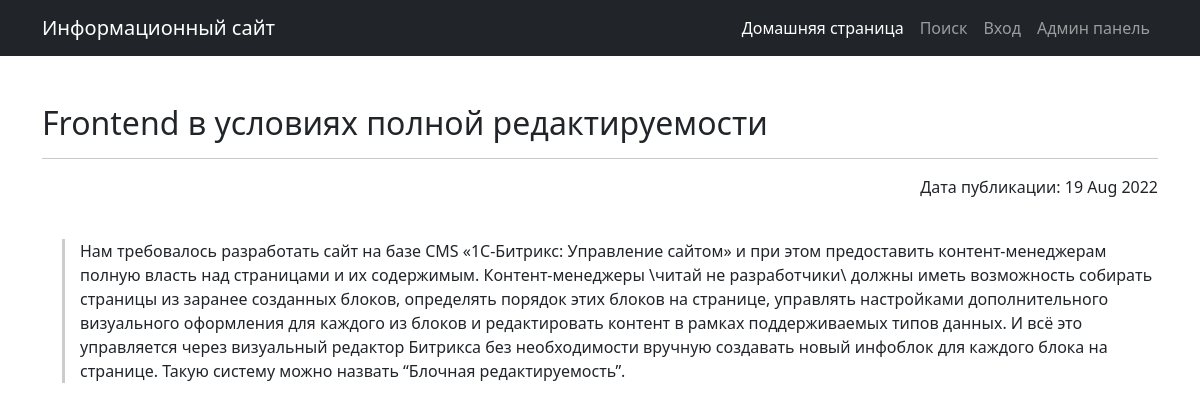
The page /news/1 on the database as committed earlier.
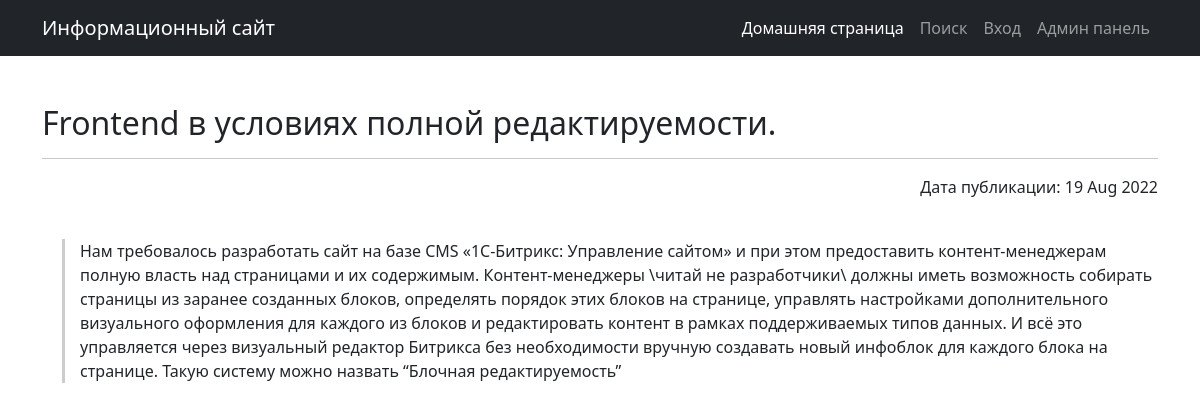
The same page on the database as committed later.
### news/models.py (models this page shows, shortened)
class Post(models.Model):
    ARTICLE = 'AR'
    NEWS = 'NW'
    TYPES = [
        (ARTICLE, "Пост"),
        (NEWS, "Новость")
    ]
    title = models.CharField(max_length=254)
    content = models.TextField()
    rating = models.IntegerField(default=0)
    type = models.CharField(max_length=10,
                            choices=TYPES,
                            blank=True,
                            null=True,
                            default='post'
                            )
    cr_time = models.DateTimeField(auto_now_add=True)
    postAuthor = models.ForeignKey(Author, on_delete=models.RESTRICT)
    category = models.ManyToManyField(Category, through='PostCategory')
    class Meta:
        verbose_name = "Пост"
        verbose_name_plural = "Посты"

### news/views.py (the view)
# urls.py: path('<int:id>', SpecialPost.as_view(), name='special_post'),
class SpecialPost(DetailView):
    model = Post
    ordering = 'cr_time'
    template_name = 'specialpost.html'
    context_object_name = 'specialpost'
    pk_url_kwarg = 'id'

### news/templatetags/custom_filters.py (called while the page is built)
@register.filter()
def censor(value:str, symbol='*')->str:
    badwords_in_text = set(value.split( )) & set(BADWORDS)  #  Список нецензурных слов в тексте путем пересечения множеств
    if badwords_in_text:
        for badword in badwords_in_text:
            censored = badword[0] + (len(badword) - 1) * symbol
            value = value.replace(badword, censored)
    return value

@register.filter()
def typetorus(type_value):
    types = {'AR': "Пост", 'NW': "Новость"}
    return types[type_value]

### news/templates/news/specialpost.html (shortened to what this page needs)
{% extends 'flatpages/default.html' %}
{% load custom_filters %}
{% block content %}
<h2 align="left">{{ specialpost.title|censor:'*' }}</h2>
<hr>
<p align="right" autofocus>Дата публикации: {{ specialpost.cr_time|date:"d M Y" }}</p>
<p class="line" align="left"> {{ specialpost.content|censor:'*' }} </p>
{% endblock content %}

Rows that differ between the two databases and show on the page:
changed Post: title|censor "Frontend в условиях полной редактируемости" → "Frontend в условиях полной редактируемости."; content|censor "…систему можно назвать “Блочная редактируемость”." → "…систему можно назвать “Блочная редактируемость”"
